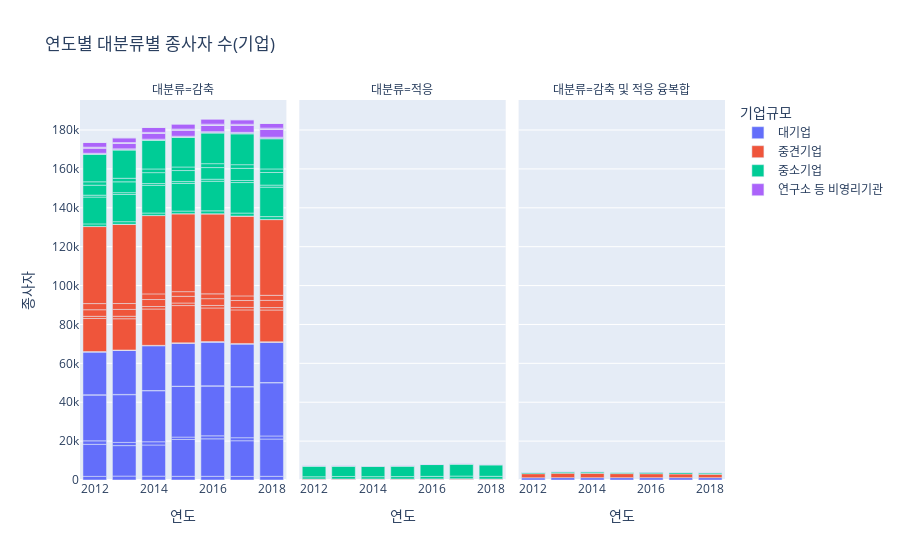

Here is the notebook cell this chart was saved with:
### Markdown cell above
##### 5. 시각화

### Code cell
# 기후기술 분류별 종사자 수 (기업)
fig = px.bar(data_frame=df_nemp1218, x="연도", y="종사자", facet_col="대분류", color="기업규모", title="연도별 대분류별 종사자 수(기업)")
fig.show()

ct.get_embed(cp.plot(fig, filename="연도별 대분류별 종사자 수(기업)", auto_open=False))

### Figure 1 — Plotly figure (JSON) as saved in the notebook; plotly's stock layout.template omitted (floating-point values rounded to 4 significant figures)
{"data": [{"alignmentgroup": "True", "hovertemplate": "기업규모=대기업<br>대분류=감축<br>연도=%{x}<br>종사자=%{y}<extra></extra>", "legendgroup": "대기업", "marker": {"color": "#636efa", "pattern": {"shape": ""}}, "name": "대기업", "offsetgroup": "대기업", "orientation": "v", "showlegend": true, "textposition": "auto", "type": "bar", "x": [2012, 2013, 2014, 2015, 2016, 2017, 2018, 2012, 2013, 2014, 2015, 2016, 2017, 2018, 2012, 2013, 2014, 2015, 2016, 2017, 2018, 2012, 2013, 2014, 2015, 2016, 2017, 2018, 2012, 2013, 2014, 2015, 2016, 2017, 2018, 2012, 2013, 2014, 2015, 2016, 2017, 2018, 2012, 2013, 2014, 2015, 2016, 2017, 2018], "xaxis": "x", "y": [1864, 2011, 1977, 1891, 1891, 1854, 1892, 16482, 15676, 16026, 18951, 19277, 18331, 19172, 1789, 1645, 1658, 1228, 1553, 1565, 1588, 23579, 24547, 26230, 26043, 25607, 26165, 27338, 138, 141, 137, 137, 134, 137, 145, 22009, 22646, 23061, 22119, 22492, 21932, 20721, 19, 17, 17, 17, 13, 4, 4], "yaxis": "y"}, {"alignmentgroup": "True", "hovertemplate": "기업규모=대기업<br>대분류=적응<br>연도=%{x}<br>종사자=%{y}<extra></extra>", "legendgroup": "대기업", "marker": {"color": "#636efa", "pattern": {"shape": ""}}, "name": "대기업", "offsetgroup": "대기업", "orientation": "v", "showlegend": false, "textposition": "auto", "type": "bar", "x": [2012, 2013, 2014, 2015, 2016, 2017, 2018, 2012, 2013, 2014, 2015, 2016, 2017, 2018], "xaxis": "x2", "y": [8, 2, 2, 1, 0, 0, 0, 64, 69, 70, 68, 98, 101, 72], "yaxis": "y2"}, {"alignmentgroup": "True", "hovertemplate": "기업규모=대기업<br>대분류=감축 및 적응 융복합<br>연도=%{x}<br>종사자=%{y}<extra></extra>", "legendgroup": "대기업", "marker": {"color": "#636efa", "pattern": {"shape": ""}}, "name": "대기업", "offsetgroup": "대기업", "orientation": "v", "showlegend": false, "textposition": "auto", "type": "bar", "x": [2012, 2013, 2014, 2015, 2016, 2017, 2018], "xaxis": "x3", "y": [1137, 1218, 1192, 1209, 1209, 1209, 1211], "yaxis": "y3"}, {"alignmentgroup": "True", "hovertemplate": "기업규모=중견기업<br>대분류=감축<br>연도=%{x}<br>종사자=%{y}<extra></extra>", "legendgroup": "중견기업", "marker": {"color": "#EF553B", "pattern": {"shape": ""}}, "name": "중견기업", "offsetgroup": "중견기업", "orientation": "v", "showlegend": true, "textposition": "auto", "type": "bar", "x": [2012, 2013, 2014, 2015, 2016, 2017, 2018, 2012, 2013, 2014, 2015, 2016, 2017, 2018, 2012, 2013, 2014, 2015, 2016, 2017, 2018, 2012, 2013, 2014, 2015, 2016, 2017, 2018, 2012, 2013, 2014, 2015, 2016, 2017, 2018, 2012, 2013, 2014, 2015, 2016, 2017, 2018, 2012, 2013, 2014, 2015, 2016, 2017, 2018], "xaxis": "x", "y": [183, 173, 145, 157, 227, 233, 243, 17003, 16086, 18692, 19171, 17280, 17277, 16328, 1123, 1281, 1302, 1314, 1305, 1284, 1248, 3387, 3521, 3580, 3447, 3492, 3528, 3705, 3160, 3020, 2902, 2399, 2465, 2384, 2607, 39609, 40663, 40265, 40016, 41114, 40999, 38933, 64, 80, 92, 99, 103, 89, 88], "yaxis": "y"}, {"alignmentgroup": "True", "hovertemplate": "기업규모=중견기업<br>대분류=적응<br>연도=%{x}<br>종사자=%{y}<extra></extra>", "legendgroup": "중견기업", "marker": {"color": "#EF553B", "pattern": {"shape": ""}}, "name": "중견기업", "offsetgroup": "중견기업", "orientation": "v", "showlegend": false, "textposition": "auto", "type": "bar", "x": [2012, 2013, 2014, 2015, 2016, 2017, 2018, 2012, 2013, 2014, 2015, 2016, 2017, 2018], "xaxis": "x2", "y": [128, 127, 126, 128, 142, 144, 147, 321, 324, 310, 308, 335, 363, 295], "yaxis": "y2"}, {"alignmentgroup": "True", "hovertemplate": "기업규모=중견기업<br>대분류=감축 및 적응 융복합<br>연도=%{x}<br>종사자=%{y}<extra></extra>", "legendgroup": "중견기업", "marker": {"color": "#EF553B", "pattern": {"shape": ""}}, "name": "중견기업", "offsetgroup": "중견기업", "orientation": "v", "showlegend": false, "textposition": "auto", "type": "bar", "x": [2012, 2013, 2014, 2015, 2016, 2017, 2018], "xaxis": "x3", "y": [2116, 2286, 2225, 2075, 2024, 1895, 1702], "yaxis": "y3"}, {"alignmentgroup": "True", "hovertemplate": "기업규모=중소기업<br>대분류=감축<br>연도=%{x}<br>종사자=%{y}<extra></extra>", "legendgroup": "중소기업", "marker": {"color": "#00cc96", "pattern": {"shape": ""}}, "name": "중소기업", "offsetgroup": "중소기업", "orientation": "v", "showlegend": true, "textposition": "auto", "type": "bar", "x": [2012, 2013, 2014, 2015, 2016, 2017, 2018, 2012, 2013, 2014, 2015, 2016, 2017, 2018, 2012, 2013, 2014, 2015, 2016, 2017, 2018, 2012, 2013, 2014, 2015, 2016, 2017, 2018, 2012, 2013, 2014, 2015, 2016, 2017, 2018, 2012, 2013, 2014, 2015, 2016, 2017, 2018, 2012, 2013, 2014, 2015, 2016, 2017, 2018], "xaxis": "x", "y": [1316, 1354, 1224, 1327, 1467, 1504, 1449, 13784, 13999, 14200, 14186, 15246, 15697, 15162, 991, 931, 940, 962, 1040, 1071, 1047, 5126, 5561, 5632, 5691, 5983, 6233, 6485, 1741, 1838, 1901, 1833, 2005, 1889, 1833, 14108, 14499, 14682, 15163, 15725, 15843, 15499, 216, 229, 232, 239, 275, 305, 336], "yaxis": "y"}, {"alignmentgroup": "True", "hovertemplate": "기업규모=중소기업<br>대분류=적응<br>연도=%{x}<br>종사자=%{y}<extra></extra>", "legendgroup": "중소기업", "marker": {"color": "#00cc96", "pattern": {"shape": ""}}, "name": "중소기업", "offsetgroup": "중소기업", "orientation": "v", "showlegend": false, "textposition": "auto", "type": "bar", "x": [2012, 2013, 2014, 2015, 2016, 2017, 2018, 2012, 2013, 2014, 2015, 2016, 2017, 2018], "xaxis": "x2", "y": [1140, 1288, 1218, 1248, 1298, 1414, 1392, 5479, 5327, 5385, 5404, 6078, 6165, 5895], "yaxis": "y2"}, {"alignmentgroup": "True", "hovertemplate": "기업규모=중소기업<br>대분류=감축 및 적응 융복합<br>연도=%{x}<br>종사자=%{y}<extra></extra>", "legendgroup": "중소기업", "marker": {"color": "#00cc96", "pattern": {"shape": ""}}, "name": "중소기업", "offsetgroup": "중소기업", "orientation": "v", "showlegend": false, "textposition": "auto", "type": "bar", "x": [2012, 2013, 2014, 2015, 2016, 2017, 2018], "xaxis": "x3", "y": [604, 648, 740, 660, 780, 800, 727], "yaxis": "y3"}, {"alignmentgroup": "True", "hovertemplate": "기업규모=연구소 등 비영리기관<br>대분류=감축<br>연도=%{x}<br>종사자=%{y}<extra></extra>", "legendgroup": "연구소 등 비영리기관", "marker": {"color": "#ab63fa", "pattern": {"shape": ""}}, "name": "연구소 등 비영리기관", "offsetgroup": "연구소 등 비영리기관", "orientation": "v", "showlegend": true, "textposition": "auto", "type": "bar", "x": [2012, 2013, 2014, 2015, 2016, 2017, 2018, 2012, 2013, 2014, 2015, 2016, 2017, 2018, 2012, 2013, 2014, 2015, 2016, 2017, 2018, 2012, 2013, 2014, 2015, 2016, 2017, 2018, 2012, 2013, 2014, 2015, 2016, 2017, 2018, 2012, 2013, 2014, 2015, 2016, 2017, 2018, 2012, 2013, 2014, 2015, 2016, 2017, 2018], "xaxis": "x", "y": [370, 391, 410, 431, 475, 488, 484, 2713, 2806, 2991, 3167, 3288, 3557, 4047, 38, 43, 53, 62, 79, 73, 85, 38, 41, 48, 62, 66, 75, 86, 358, 374, 400, 415, 431, 467, 480, 2366, 2406, 2496, 2533, 2622, 2286, 2354, 11, 12, 13, 14, 15, 16, 21], "yaxis": "y"}, {"alignmentgroup": "True", "hovertemplate": "기업규모=연구소 등 비영리기관<br>대분류=적응<br>연도=%{x}<br>종사자=%{y}<extra></extra>", "legendgroup": "연구소 등 비영리기관", "marker": {"color": "#ab63fa", "pattern": {"shape": ""}}, "name": "연구소 등 비영리기관", "offsetgroup": "연구소 등 비영리기관", "orientation": "v", "showlegend": false, "textposition": "auto", "type": "bar", "x": [2012, 2013, 2014, 2015, 2016, 2017, 2018, 2012, 2013, 2014, 2015, 2016, 2017, 2018], "xaxis": "x2", "y": [70, 69, 70, 71, 76, 72, 78, 73, 74, 74, 72, 73, 74, 73], "yaxis": "y2"}, {"alignmentgroup": "True", "hovertemplate": "기업규모=연구소 등 비영리기관<br>대분류=감축 및 적응 융복합<br>연도=%{x}<br>종사자=%{y}<extra></extra>", "legendgroup": "연구소 등 비영리기관", "marker": {"color": "#ab63fa", "pattern": {"shape": ""}}, "name": "연구소 등 비영리기관", "offsetgroup": "연구소 등 비영리기관", "orientation": "v", "showlegend": false, "textposition": "auto", "type": "bar", "x": [2012, 2013, 2014, 2015, 2016, 2017, 2018], "xaxis": "x3", "y": [92, 95, 99, 93, 85, 92, 91], "yaxis": "y3"}], "layout": {"annotations": [{"font": {}, "showarrow": false, "text": "대분류=감축", "x": 0.16, "xanchor": "center", "xref": "paper", "y": 1, "yanchor": "bottom", "yref": "paper"}, {"font": {}, "showarrow": false, "text": "대분류=적응", "x": 0.5, "xanchor": "center", "xref": "paper", "y": 1, "yanchor": "bottom", "yref": "paper"}, {"font": {}, "showarrow": false, "text": "대분류=감축 및 적응 융복합", "x": 0.84, "xanchor": "center", "xref": "paper", "y": 1, "yanchor": "bottom", "yref": "paper"}], "barmode": "relative", "legend": {"title": {"text": "기업규모"}, "tracegroupgap": 0}, "title": {"text": "연도별 대분류별 종사자 수(기업)"}, "xaxis": {"anchor": "y", "domain": [0, 0.32], "title": {"text": "연도"}}, "xaxis2": {"anchor": "y2", "domain": [0.34, 0.66], "matches": "x", "title": {"text": "연도"}}, "xaxis3": {"anchor": "y3", "domain": [0.68, 1.0], "matches": "x", "title": {"text": "연도"}}, "yaxis": {"anchor": "x", "domain": [0, 1], "title": {"text": "종사자"}}, "yaxis2": {"anchor": "x2", "domain": [0, 1], "matches": "y", "showticklabels": false}, "yaxis3": {"anchor": "x3", "domain": [0, 1], "matches": "y", "showticklabels": false}}}
